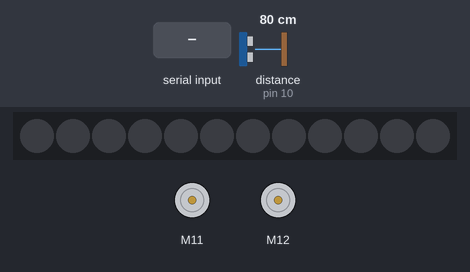
The sketch below on a simulated Arduino Uno, built with avr-gcc and run on an emulated ATmega328P. Shown: 12 RGB LEDs in strip order, left to right, 2 × DC motor (green arrow = forward, orange = backward, longer = faster). The test bench sets the inputs (shaded band); at power-on: distance to the obstacle (sensor on pin 10) 80 cm. Dim RGB values are drawn brighter than linear; what the sketch prints to the serial monitor is not drawn.

Above: at 1.2 s.
1.3 s: distance to the obstacle (sensor on pin 10) set to 2 cm
At 1.62 s:
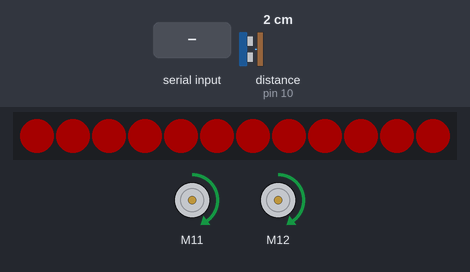
3.5 s: "1" received over Serial
5.0 s: distance to the obstacle (sensor on pin 10) set to 299 cm
6.5 s: "0" received over Serial
At 8.8 s:
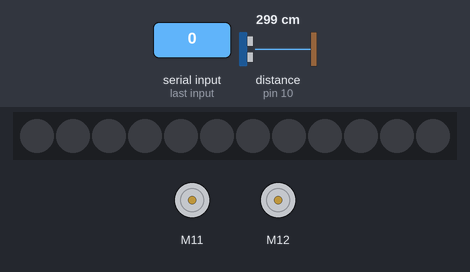
9.1 s: distance to the obstacle (sensor on pin 10) set to 9 cm
At 9.43 s:
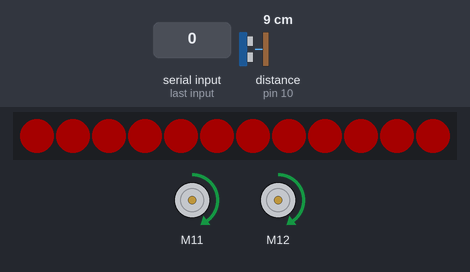
Timing chart, 0 to 11.6 s (numbered marks = the images above; inputs shaded):
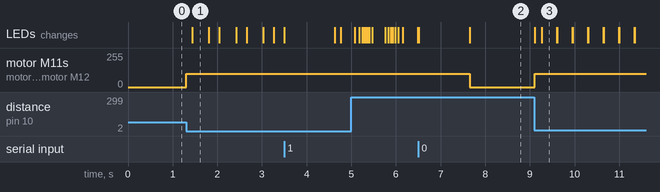

The sketch:

roboCode.ino
```cpp
#include <Arduino.h>
#include <Wire.h>
#include <SoftwareSerial.h>

#include <MeAuriga.h>

//Encoder Motor
MeEncoderOnBoard Encoder_1(SLOT1);
MeEncoderOnBoard Encoder_2(SLOT2);
MeBluetooth bluetooth(PORT_3);
MeBuzzer buzzer;
MeUltrasonicSensor ultrasonic(10);


#define BUZZER_PORT                          45


void isr_process_encoder1(void)
{
      if(digitalRead(Encoder_1.getPortB()) == 0){
            Encoder_1.pulsePosMinus();
      }else{
            Encoder_1.pulsePosPlus();
      }
}

void isr_process_encoder2(void)
{
      if(digitalRead(Encoder_2.getPortB()) == 0){
            Encoder_2.pulsePosMinus();
      }else{
            Encoder_2.pulsePosPlus();
      }
}

void move(int direction, int speed)
{
      int leftSpeed = 0;
      int rightSpeed = 0;
      if(direction == 1){
            leftSpeed = -speed;
            rightSpeed = speed;
      }else if(direction == 2){
            leftSpeed = speed;
            rightSpeed = -speed;
      }else if(direction == 3){
            leftSpeed = -speed;
            rightSpeed = -speed;
      }else if(direction == 4){
            leftSpeed = speed;
            rightSpeed = speed;
      }
      Encoder_1.setTarPWM(leftSpeed);
      Encoder_2.setTarPWM(rightSpeed);
}
void moveDegrees(int direction,long degrees, int speed_temp)
{
      speed_temp = abs(speed_temp);
      if(direction == 1)
      {
            Encoder_1.move(-degrees,(float)speed_temp);
            Encoder_2.move(degrees,(float)speed_temp);
      }
      else if(direction == 2)
      {
            Encoder_1.move(degrees,(float)speed_temp);
            Encoder_2.move(-degrees,(float)speed_temp);
      }
      else if(direction == 3)
      {
            Encoder_1.move(-degrees,(float)speed_temp);
            Encoder_2.move(-degrees,(float)speed_temp);
      }
      else if(direction == 4)
      {
            Encoder_1.move(degrees,(float)speed_temp);
            Encoder_2.move(degrees,(float)speed_temp);
      }
}

double angle_rad = PI/180.0;
double angle_deg = 180.0/PI;

char data = 0;
int lerp(int min, int max, float t){
  return (int)(min + t*(max-min));
}
unsigned char table[128] = {0};
unsigned char cmd[2] = {0};
MeRGBLed ledas(0,12);
int ledai[12] = {0};
void setup(){
    //Set Pwm 8KHz
    TCCR1A = _BV(WGM10);
    TCCR1B = _BV(CS11) | _BV(WGM12);
    TCCR2A = _BV(WGM21) | _BV(WGM20);
    TCCR2B = _BV(CS21);
    buzzer.setpin(BUZZER_PORT);
     attachInterrupt(Encoder_1.getIntNum(), isr_process_encoder1, RISING);
    attachInterrupt(Encoder_2.getIntNum(), isr_process_encoder2, RISING);
    Serial.begin(115200);
    ledas.setpin(44);
    for(int i = 0; i < 12; i++){
      ledas.setColor(i+1, 0,0,0);
    }
    ledas.show();
}
int ledNumber = 0;
float percentage = 0;
float angle = 0;
bool evading = false;
void loop(){
//  for(int i = 0; i < 12; i++){
//    if(i%3==0){
//      ledas.setColor(i+1, ledai[i],0,0);
//    }
//    if(i%3==1){
//      ledas.setColor(i+1, 0,ledai[i],0);
//    }
//    if(i%3==2){
//      ledas.setColor(i+1, 0,0,ledai[i]);
//    }
//    ledai[i] = (int)(sin((i+1)*angle)*50);
//    angle += 0.00001;
//    if ((i+1)*angle >= 3.14){
//      angle = 0;
//    }
//  }
//  ledas.show();

if(Serial.available() > 0)      // Send data only when you receive data:
   {
      data = Serial.readBytes(cmd, 2);
      move(cmd[0], cmd[1]);
      buzzer.tone(10*cmd[1], 125);
      evading = false;
      angle = 0;
      Serial.write(cmd, 2);
      for(int i = 0; i < 12; i++){
        ledas.setColor(i+1, 0,0,0);
      }
      ledas.show();
   }
   if(ultrasonic.distanceCm() <  20 ){
        move(4,100);
        evading = true;
    }
    if(evading){

      for(int i = 0; i < 12; i++){
        ledas.setColor(i+1, ledai[i],0,0);
        ledai[i] = (int)(sin(angle)*40);
      }
      angle += 0.03;
      if (angle >= 3.14){
        angle = 0;
      }
      ledas.show();
    }
    _loop();
//  int readdata = 0,i = 0,count = 0;
//  char outDat;
//  if (bluetooth.available())
//  {
//    buzzer.tone(988, 125);
//    Serial.println( "bluetooth available");
//    while((readdata = bluetooth.read()) != (int)-1)
//    {
//      buzzer.tone(988, 125);
//      Serial.println( readdata);
//      table[count] = readdata;
//      count++;
//      delay(1);
//    }
//    if(table[0] == 1){
//      move(4,100);
//      _delay(5);
//      move(1,0);
//      _loop();
//    }
//  }
}

void _delay(float seconds){
    long endTime = millis() + seconds * 1000;
    while(millis() < endTime)_loop();
}

void _loop(){
    Encoder_1.loop();
    Encoder_2.loop();
}
```

Measured:
- after the input at 1.3 s, motor M11, motor M12: stopped → forward 100/255 at once; the LEDs: change after 0.14 s (image 1)
- after the input at 6.5 s, motor M11, motor M12: forward 100/255 → stopped after 1.2 s
- after the input at 9.1 s, motor M11, motor M12: stopped → forward 100/255 at once; the LEDs: first change at once (image 3 shows a later state)
